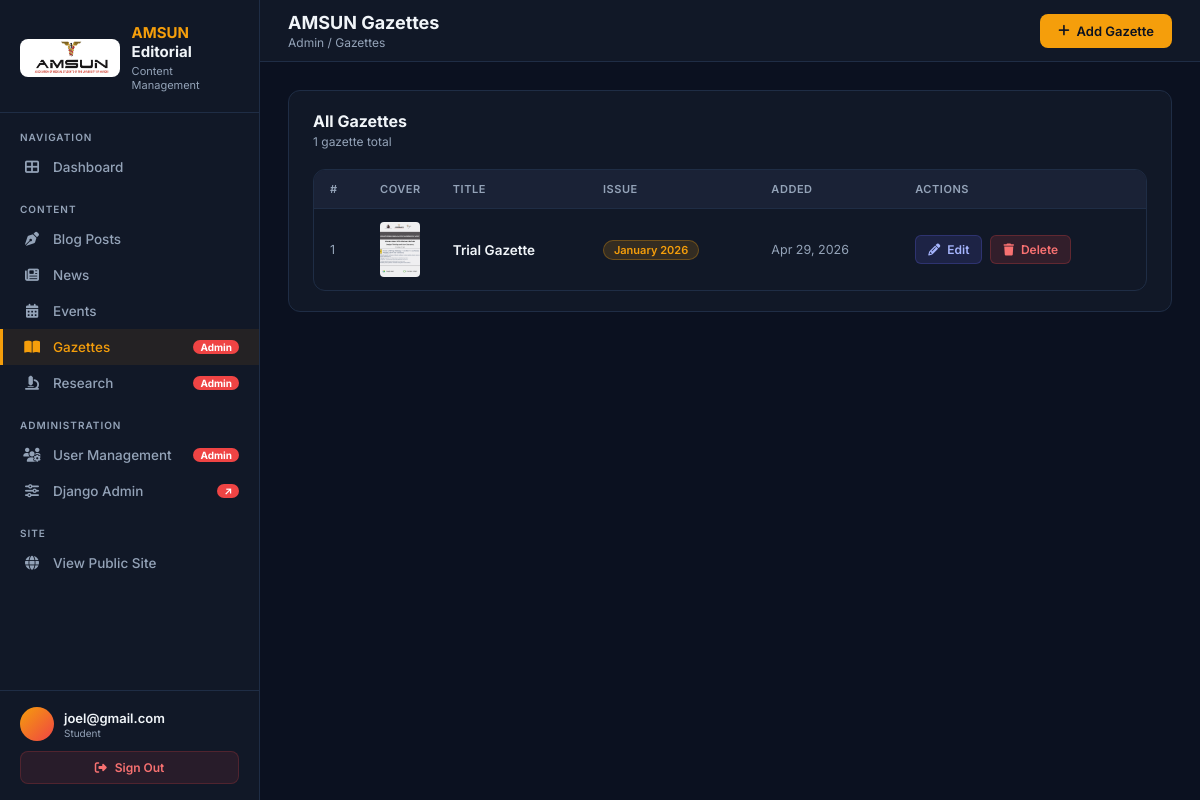
/editorial/gazettes/ (signed in), run on the app's committed database.
### users/models.py (models this page shows, shortened)
class User(AbstractUser):
    email = models.EmailField(unique=True, max_length=255)
    username = None  # We are not using the username field
    ROLE_CHOICES = [
        ('student', 'Student'),
        ('alumni', 'Alumni'),
        ('editor', 'Editor'),
        ('admin', 'Admin'),
    ]
    role = models.CharField(max_length=10, choices=ROLE_CHOICES, default='student')
    objects = UserManager()
    USERNAME_FIELD = 'email'
    REQUIRED_FIELDS = []  # Only email and password are required

### core/models.py (models this page shows, shortened)
class Gazette(models.Model):
    MONTH_CHOICES = [
        ('january', 'January'), ('february', 'February'), ('march', 'March'),
        ('april', 'April'), ('may', 'May'), ('june', 'June'),
        ('july', 'July'), ('august', 'August'), ('september', 'September'),
        ('october', 'October'), ('november', 'November'), ('december', 'December')
    ]
    title = models.CharField(max_length=200, help_text="e.g., The AMSUN Gazette - March 2025")
    year = models.IntegerField()
    month = models.CharField(max_length=20, choices=MONTH_CHOICES)
    cover_image = models.ImageField(upload_to='gazette_covers/')
    pdf_file = models.FileField(upload_to='gazette_pdfs/')
    published_date = models.DateTimeField(auto_now_add=True)
    class Meta:
        ordering = ['-year', '-published_date']

### editorial/views.py (the view)
# urls.py: path('gazettes/',                    views.gazette_list,   name='gazette-list'),
@admin_required
def gazette_list(request):
    gazettes = Gazette.objects.all()
    return render(request, 'editorial/gazette_list.html', {
        'gazettes': gazettes, 'is_admin': True,
    })

### editorial/templates/editorial/gazette_list.html (shortened to what this page needs)
{% extends 'editorial/base.html' %}
{% block page_title %}AMSUN Gazettes{% endblock %}
{% block breadcrumb %}Admin / Gazettes{% endblock %}
{% block nav_gazette %}active{% endblock %}
{% block topbar_actions %}
  <a href="{% url 'editorial:gazette-create' %}" class="btn btn-primary">
    <i class="fas fa-plus"></i> Add Gazette
  </a>
{% endblock %}
{% block content %}
<div class="card">
  <div class="section-header">
    <div>
      <div class="section-title">All Gazettes</div>
      <p class="text-muted" style="font-size:12px;margin-top:3px;">{{ gazettes|length }} gazette{{ gazettes|length|pluralize }} total</p>
    </div>
  </div>
  {% if gazettes %}
  <div class="tbl-wrap">
    <table>
      <thead>
        <tr>
          <th style="width:50px;">#</th>
          <th style="width:70px;">Cover</th>
          <th>Title</th>
          <th>Issue</th>
          <th>Added</th>
          <th>Actions</th>
        </tr>
      </thead>
      <tbody>
        {% for gazette in gazettes %}
        <tr>
          <td class="td-muted">{{ forloop.counter }}</td>
          <td>
            {% if gazette.cover_image %}
              <div style="width:40px;height:55px;border-radius:4px;overflow:hidden;background:#0f172a;">
                <img src="{{ gazette.cover_image.url }}" alt="Cover" style="width:100%;height:100%;object-fit:cover;">
              </div>
            {% else %}
              <div style="width:40px;height:55px;border-radius:4px;background:#1e293b;display:flex;align-items:center;justify-center;color:#64748b;">
                <i class="fas fa-book" style="margin:auto;"></i>
              </div>
            {% endif %}
          </td>
          <td>
            <div style="font-weight:600;max-width:250px;overflow:hidden;text-overflow:ellipsis;white-space:nowrap;">{{ gazette.title }}</div>
          </td>
          <td><span class="badge badge-gold">{{ gazette.month|title }} {{ gazette.year }}</span></td>
          <td class="td-muted">{{ gazette.published_date|date:"M d, Y" }}</td>
          <td>
            <div class="actions-cell">
              <a href="{% url 'editorial:gazette-edit' gazette.pk %}" class="btn btn-edit btn-sm">
                <i class="fas fa-pencil-alt"></i> Edit
              </a>
              <a href="{% url 'editorial:gazette-delete' gazette.pk %}" class="btn btn-danger btn-sm">
                <i class="fas fa-trash"></i> Delete
              </a>
            </div>
          </td>
        </tr>
        {% endfor %}
      </tbody>
    </table>
  </div>
  {% endif %}
</div>
{% endblock %}

### editorial/templates/editorial/base.html (shortened to what this page needs)
{% load static %}
<!DOCTYPE html>
<html lang="en">
<head>
  <link rel="stylesheet" href="https://cdnjs.cloudflare.com/ajax/libs/font-awesome/6.5.0/css/all.min.css" />
</head>
<body>
<nav id="sidebar">
  <div class="sidebar-logo">
    <img src="{% static 'core/logo.png' %}" alt="AMSUN Logo" class="logo-img">
    <div>
      <div class="logo-text"><span>AMSUN</span> Editorial</div>
      <div class="logo-sub">Content Management</div>
    </div>
  </div>
  <div class="sidebar-section-label">Navigation</div>
  <a href="{% url 'editorial:dashboard' %}" class="nav-link {% block nav_dashboard %}{% endblock %}">
    <i class="fas fa-th-large"></i> Dashboard
  </a>
  <div class="sidebar-section-label">Content</div>
  <a href="{% url 'editorial:blog-list' %}" class="nav-link {% block nav_blogs %}{% endblock %}">
    <i class="fas fa-pen-nib"></i> Blog Posts
  </a>
  <a href="{% url 'editorial:news-list' %}" class="nav-link {% block nav_news %}{% endblock %}">
    <i class="fas fa-newspaper"></i> News
  </a>
  <a href="{% url 'editorial:event-list' %}" class="nav-link {% block nav_events %}{% endblock %}">
    <i class="fas fa-calendar-alt"></i> Events
  </a>
  {% if is_admin %}
  <a href="{% url 'editorial:gazette-list' %}" class="nav-link {% block nav_gazette %}{% endblock %}">
    <i class="fas fa-book-open"></i> Gazettes
    <span class="nav-badge admin">Admin</span>
  </a>
  <a href="{% url 'editorial:research-list' %}" class="nav-link {% block nav_research %}{% endblock %}">
    <i class="fas fa-microscope"></i> Research
    <span class="nav-badge admin">Admin</span>
  </a>
  <div class="sidebar-section-label">Administration</div>
  <a href="{% url 'editorial:user-list' %}" class="nav-link {% block nav_users %}{% endblock %}">
    <i class="fas fa-users-cog"></i> User Management
    <span class="nav-badge admin">Admin</span>
  </a>
  <a href="/admin/" class="nav-link" target="_blank">
    <i class="fas fa-sliders-h"></i> Django Admin
    <span class="nav-badge admin">↗</span>
  </a>
  {% endif %}
  <div class="sidebar-section-label">Site</div>
  <a href="/" class="nav-link" target="_blank">
    <i class="fas fa-globe"></i> View Public Site
  </a>
  <div class="sidebar-footer">
    <div class="sidebar-user">
      <div class="avatar">{{ request.user.first_name|first|upper }}{{ request.user.last_name|first|upper }}</div>
      <div class="user-info">
        <div class="name">{{ request.user.get_full_name|default:request.user.email }}</div>
        <div class="role">{{ request.user.role }}</div>
      </div>
    </div>
    <a href="{% url 'editorial:logout' %}" class="logout-btn">
      <i class="fas fa-sign-out-alt"></i> Sign Out
    </a>
  </div>
</nav>
<div id="main">
  <div id="topbar">
    <div style="display:flex;align-items:center;gap:14px;">
      <div>
        <div class="topbar-title">{% block page_title %}Dashboard{% endblock %}</div>
        <div class="topbar-breadcrumb">{% block breadcrumb %}AMSUN Editorial{% endblock %}</div>
      </div>
    </div>
    <div class="topbar-actions">
      {% block topbar_actions %}{% endblock %}
    </div>
  </div>
  <div id="content">
    {% block content %}{% endblock %}
  </div>
</div>
</body>
</html>

### data on the page
User: user.get_full_name "joel@gmail.com", user.role "Student"
Gazette: cover_image (picture), title "Trial Gazette", month "January", year "2026", published_date "Apr 29, 2026"

### other printed values
{{ gazettes|length }} "1"
